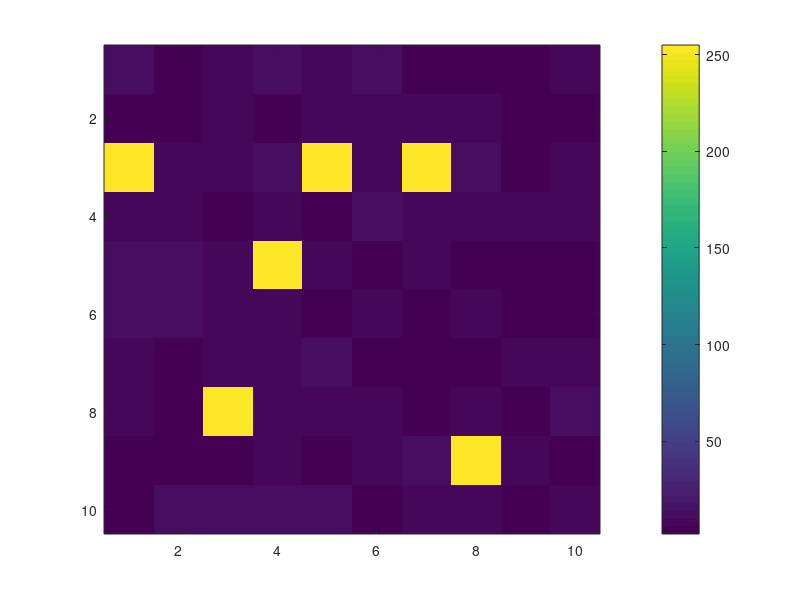

MATLAB code for this plot:
A = randi(10,10);
A

imagesc(A);
colorbar;
A(A==1)=255

imagesc(A);
colorbar;
emp = zeros(10,10);
emp(2,2)=255;

% imagesc(emp);
% colorbar;